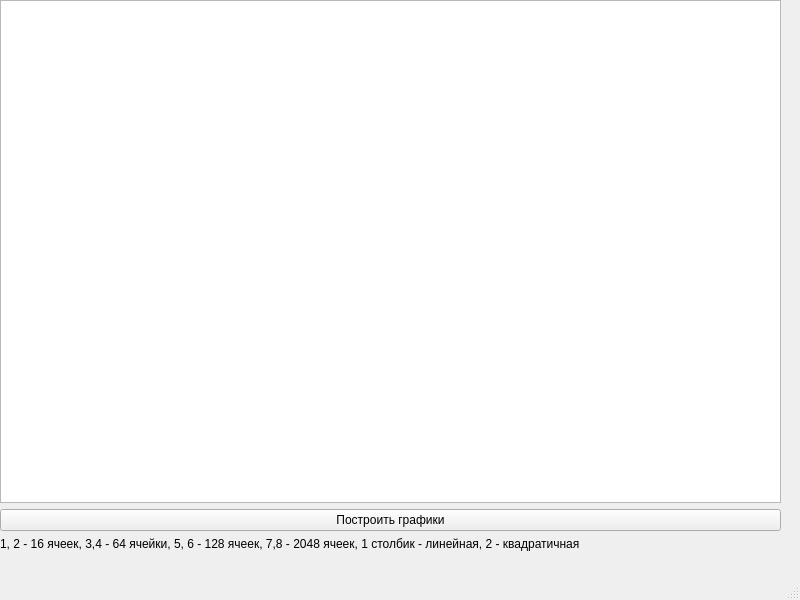
<?xml version="1.0" encoding="UTF-8"?>
<ui version="4.0">
 <class>MainWindow</class>
 <widget class="QMainWindow" name="MainWindow">
  <property name="geometry">
   <rect>
    <x>0</x>
    <y>0</y>
    <width>800</width>
    <height>600</height>
   </rect>
  </property>
  <property name="windowTitle">
   <string>MainWindow</string>
  </property>
  <widget class="QWidget" name="centralwidget">
   <widget class="QWidget" name="gridLayoutWidget">
    <property name="geometry">
     <rect>
      <x>0</x>
      <y>0</y>
      <width>781</width>
      <height>551</height>
     </rect>
    </property>
    <layout class="QGridLayout" name="gridLayout">
     <item row="0" column="0" colspan="2">
      <widget class="QGraphicsView" name="graphicsView"/>
     </item>
     <item row="2" column="0" colspan="2">
      <widget class="QPushButton" name="pushButton_2">
       <property name="text">
        <string>Построить графики</string>
       </property>
      </widget>
     </item>
     <item row="3" column="0" colspan="2">
      <widget class="QLabel" name="label">
       <property name="text">
        <string>1, 2 - 16 ячеек, 3,4 - 64 ячейки, 5, 6 - 128 ячеек, 7,8 - 2048 ячеек, 1 столбик - линейная, 2 - квадратичная</string>
       </property>
      </widget>
     </item>
    </layout>
   </widget>
  </widget>
  <widget class="QMenuBar" name="menubar">
   <property name="geometry">
    <rect>
     <x>0</x>
     <y>0</y>
     <width>800</width>
     <height>23</height>
    </rect>
   </property>
  </widget>
  <widget class="QStatusBar" name="statusbar"/>
 </widget>
 <resources/>
 <connections/>
</ui>
